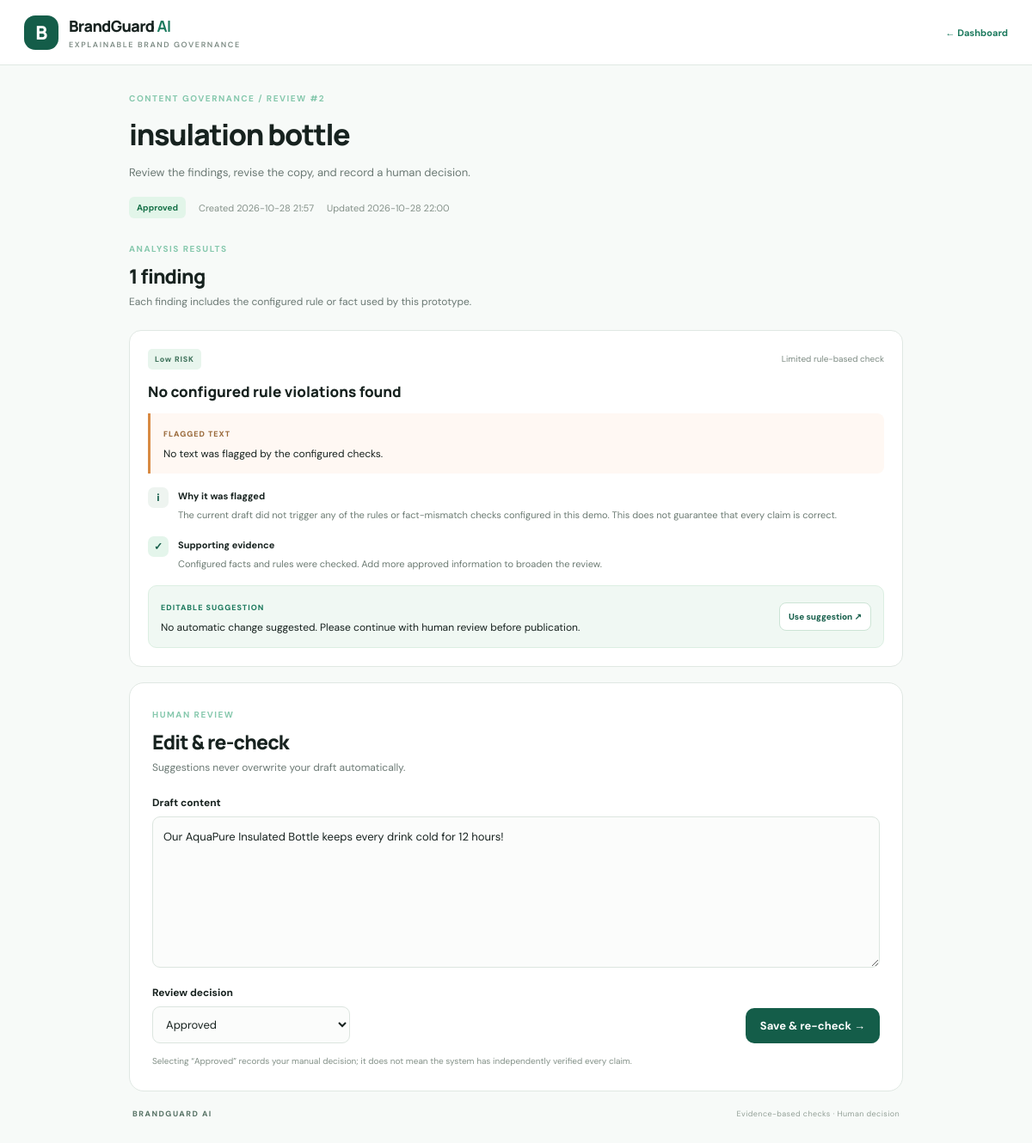
The page /review/2 on the database its author committed.
### tables this page shows
CREATE TABLE reviews (
                id INTEGER PRIMARY KEY AUTOINCREMENT,
                title TEXT NOT NULL,
                draft TEXT NOT NULL,
                findings_json TEXT NOT NULL,
                status TEXT NOT NULL DEFAULT 'Draft',
                created_at TEXT NOT NULL,
                updated_at TEXT NOT NULL
            );

### app.py (the view)
@app.route("/review/<int:review_id>")
def review_detail(review_id):
    import json
    with get_db() as db:
        review = db.execute("SELECT * FROM reviews WHERE id=?", (review_id,)).fetchone()
    if not review:
        flash("Review not found.", "error")
        return redirect(url_for("index"))
    return render_template("review.html", review=review, findings=json.loads(review["findings_json"]))

### app.py (called while the page is built)
def get_db():
    conn = sqlite3.connect(DB_PATH)
    conn.row_factory = sqlite3.Row
    return conn

### templates/review.html (shortened to what this page needs)
<!doctype html>
<html lang="en"><head><link rel="stylesheet" href="{{ url_for('static', filename='style.css') }}"></head>
<body><header class="topbar"><a class="brand" href="/"><span class="brand-mark">B</span><span>BrandGuard <b>AI</b><small>EXPLAINABLE BRAND GOVERNANCE</small></span></a><a class="back-link" href="/">← Dashboard</a></header>
<main class="shell review-shell">
  <div class="eyebrow">CONTENT GOVERNANCE / REVIEW #{{ review.id }}</div><h1 class="review-title">{{ review.title }}</h1><p class="review-intro">Review the findings, revise the copy, and record a human decision.</p>
  <div class="review-meta"><span class="status status-{{ review.status|lower|replace(' ', '-') }}">{{ review.status }}</span><span>Created {{ review.created_at[:16].replace('T',' ') }}</span><span>Updated {{ review.updated_at[:16].replace('T',' ') }}</span></div>
  <section class="findings-wrap"><div class="panel-heading"><div><span class="step">ANALYSIS RESULTS</span><h2>{{ findings|length }} finding{% if findings|length != 1 %}s{% endif %}</h2><p>Each finding includes the configured rule or fact used by this prototype.</p></div></div>
  {% for finding in findings %}
  <article class="finding-card">
    <div class="finding-top"><span class="severity severity-{{ finding.severity|lower }}">{{ finding.severity }} RISK</span><span class="confidence">{{ finding.confidence }}</span></div>
    <h3>{{ finding.category }}</h3><div class="flagged"><span>FLAGGED TEXT</span><p>{{ finding.flagged_text }}</p></div>
    <div class="finding-detail"><span class="detail-icon">i</span><div><b>Why it was flagged</b><p>{{ finding.reason }}</p></div></div>
    <div class="finding-detail evidence"><span class="detail-icon">✓</span><div><b>Supporting evidence</b><p>{{ finding.evidence }}</p></div></div>
    <div class="suggestion"><div><span>EDITABLE SUGGESTION</span><p>{{ finding.suggestion }}</p></div><button type="button" class="copy-suggestion" data-suggestion="{{ finding.suggestion|e }}">Use suggestion ↗</button></div>
  </article>
  {% endfor %}
  </section>
  <section class="panel edit-panel"><div class="panel-heading"><div><span class="step">HUMAN REVIEW</span><h2>Edit & re-check</h2><p>Suggestions never overwrite your draft automatically.</p></div></div>
    <form action="{{ url_for('update_review', review_id=review.id) }}" method="post" id="updateForm">
      <label for="draft">Draft content</label><textarea name="draft" id="draft" rows="7" required>{{ review.draft }}</textarea>
      <div class="status-row"><div><label for="status">Review decision</label><select name="status" id="status"><option {% if review.status == 'Approved' %}selected{% endif %}>Approved</option></select></div><button class="button button-primary" type="submit">Save & re-check →</button></div>
      <p class="helper-text">Selecting “Approved” records your manual decision; it does not mean the system has independently verified every claim.</p>
    </form>
  </section>
  <footer><span>BRANDGUARD AI</span><span>Evidence-based checks · Human decision</span></footer>
</main>
</body></html>

### rows shown on the page
reviews: id "2", title "insulation bottle", status "Approved", created_at "2026-10-28 21:57", updated_at "2026-10-28 22:00", draft "Our AquaPure Insulated Bottle keeps every drink cold for 12 hours!"

### other values the page prints
{{ findings|length }} "1"
{{ finding.severity }} "Low"
{{ finding.confidence }} "Limited rule-based check"
{{ finding.category }} "No configured rule violations found"
{{ finding.flagged_text }} "No text was flagged by the configured checks."
{{ finding.reason }} "The current draft did not trigger any of the rules or fact-mismatch checks configured in this demo. This does not guarantee that every claim is correct."
{{ finding.evidence }} "Configured facts and rules were checked. Add more approved information to broaden the review."
{{ finding.suggestion }} "No automatic change suggested. Please continue with human review before publication."
